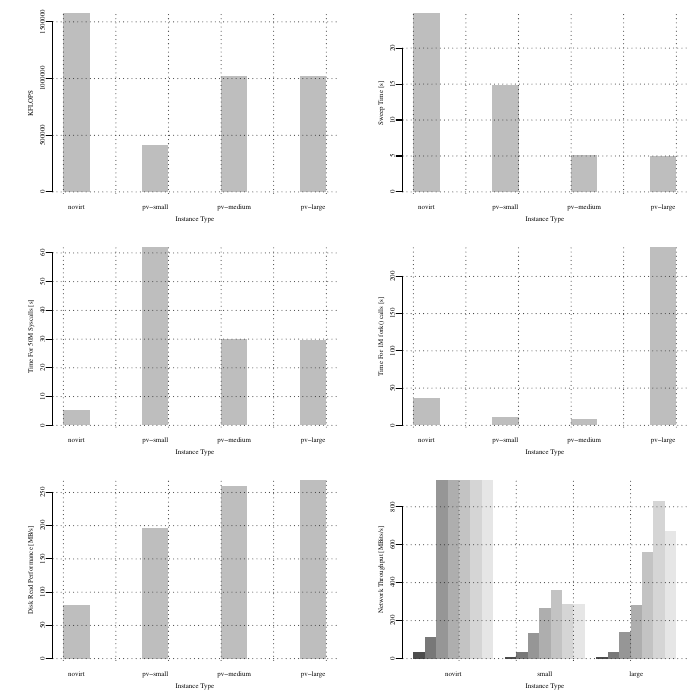

Here is the R script that generated this plot:
# R script to create plots for benchmarks
# Execute with:
# R BATCH CMD plots.r
#

# header names
# instanceType,kflops
flops <- read.table("flops.csv", header=TRUE, sep=",")

# header names
# instanceType,sweepTime
memsweep <- read.table("memsweep.csv", header=TRUE, sep=",")

# header names
# instanceType,syscallTime
syscall <- read.table("syscall.csv", header=TRUE, sep=",")

# header names
# instanceType,forkTime
fork <- read.table("fork.csv", header=TRUE, sep=",")

# header names
# instanceType,diskThroughput
disk <- read.table("disk.csv", header=TRUE, sep=",")

# header names
# instanceType,networkThroughput
network <- read.table("network.csv", header=TRUE, sep=",")

as.barplot.matrix <- function(row_names, data) {
  mat <- as.matrix(data)
  rownames(mat) <- row_names
  return(mat)
}

# fonts
fontFamily <- "serif"
fontSize <- 8

# ‘c(bottom, left, top, right)’ which gives the number of lines of margin to be specified on
# the four sides of the plot.
marValue <- c(3, 4, 1, 1)

# The margin line (in ‘mex’ units) for the axis title, axis
# labels and axis line.  Note that ‘mgp[1]’ affects ‘title’
# whereas ‘mgp[2:3]’ affect ‘axis’.  The default is ‘c(3, 1, 0)’.
mgpValue <- c(1.3, 0.4, 0)

gridColor <- rgb(0.2,0.2,0.2)

pdf("plots.pdf", version="1.4")
par(family=fontFamily, ps=fontSize, mfrow=c(3, 2), mar=marValue, mgp=mgpValue)

barplot(as.barplot.matrix(flops$instanceType, flops$kflops)[,1], space=2, xlab="Instance Type", ylab="KFLOPS", border = NA)
grid(col=gridColor)

barplot(as.barplot.matrix(memsweep$instanceType, memsweep$sweepTime)[,1], space=2, xlab="Instance Type", ylab="Sweep Time [s]", border = NA)
grid(col=gridColor)

barplot(as.barplot.matrix(syscall$instanceType, syscall$syscallTime)[,1], space=2, xlab="Instance Type", ylab="Time For 50M Syscalls [s]", border = NA)
grid(col=gridColor)

barplot(as.barplot.matrix(fork$instanceType, fork$forkTime)[,1], space=2, xlab="Instance Type", ylab="Time For 1M fork() calls [s]", border = NA)
grid(col=gridColor)

barplot(as.barplot.matrix(disk$instanceType, disk$diskThroughput)[,1], space=2, xlab="Instance Type", ylab="Disk Read Performance [MB/s]", border = NA)
grid(col=gridColor)


network_matrix <- matrix(as.numeric(c(network[1,seq(2,8)], network[2,seq(2,8)], network[3,seq(2,8)])), 7)
# colnames(network_matrix) <- network[,1]

barplot(network_matrix, beside=TRUE, names.arg=c("novirt","small", "large"), xlab="Instance Type", ylab="Network Throughput [MBits/s]", border = NA)
grid(col=gridColor)

op <- par(bg="white")

par(op)
dev.off()